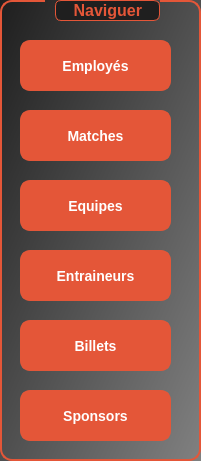
   <widget class="QGroupBox" name="groupBox_3">
    <property name="geometry">
     <rect>
      <x>10</x>
      <y>10</y>
      <width>201</width>
      <height>461</height>
     </rect>
    </property>
    <property name="styleSheet">
     <string notr="true">QGroupBox {
    border: 2px solid #E45638;  /* Border color */
    border-radius: 12px;         /* Rounded corners */
    padding: 20px;               /* Padding inside the box */
    background: qlineargradient(x1: 0, y1: 0, x2: 1, y2: 1, stop: 0 #1f1f1f, stop: 1 #808080);  /* Gradient background */
    font-size: 16px;             /* Font size for the text */
    font-weight: bold;           /* Font weight */
    color: #ffffff;              /* Text color */
    box-shadow: 0 4px 10px rgba(0, 0, 0, 0.3);  /* Shadow effect */
    transition: all 0.5s ease-in-out;   /* Smooth transition for all properties */
    transform-origin: center;   /* Set the origin for transformation */
}

QGroupBox:hover {
    border: 2px solid #D14829;   /* Change border color on hover */
    background: qlineargradient(x1: 0, y1: 0, x2: 1, y2: 1, stop: 0 #D14829, stop: 1 #808080);  /* Change gradient on hover */
    box-shadow: 0 6px 20px rgba(0, 0, 0, 0.5);  /* Increase shadow on hover */
    transform: scale(1.05) rotate(5deg);  /* Slight scale and rotation animation */
    filter: brightness(1.1); /* Slightly brighten the background */
}

QGroupBox:pressed {
    background: qlineargradient(x1: 0, y1: 0, x2: 1, y2: 1, stop: 0 #B23A24, stop: 1 #808080);  /* Change background when pressed */
    box-shadow: 0 4px 10px rgba(0, 0, 0, 0.3);  /* Return to normal shadow */
    transform: scale(0.95);  /* Slight shrinking effect on press */
}

QGroupBox::title {
    subcontrol-origin: margin;
    subcontrol-position: top center;
    font-size: 18px;             /* Title font size */
    color: #E45638;              /* Title text color */
    margin-left: 10px;           /* Slight margin to the left */
    padding: 0 10px;             /* Padding around the title */
    background: #1f1f1f;         /* Background for the title */
    border-radius: 6px;          /* Rounded title background */
    border: 1px solid #E45638;   /* Border color for the title */
    padding-left: 15px;          /* Padding for title text */
    transition: background-color 0.3s ease, border 0.3s ease, color 0.3s ease; /* Smooth transition for title */
}

QGroupBox::title:hover {
    background: #D14829;         /* Title background change on hover */
    border: 1px solid #D14829;    /* Title border color on hover */
    color: white;                /* Title text color on hover */
    transform: translateY(-5px); /* Title moves up a bit on hover */
}

QGroupBox::title:pressed {
    background: #B23A24;         /* Title background change on press */
    border: 1px solid #B23A24;    /* Title border color on press */
    color: white;                /* Title text color on press */
    transform: translateY(5px);  /* Title moves down a bit on press */
}

QGroupBox:hover {
    border: 2px solid #D14829;   /* Hover border color */
    box-shadow: 0 0 15px #D14829; /* Glowing shadow effect */
    transform: scale(1.05) rotate(5deg);  /* Scaling and rotating on hover */
    filter: brightness(1.1); /* Slightly brighten */
}</string>
    </property>
    <property name="title">
     <string>Naviguer </string>
    </property>
    <widget class="QPushButton" name="Billets_3">
     <property name="geometry">
      <rect>
       <x>20</x>
       <y>320</y>
       <width>151</width>
       <height>51</height>
      </rect>
     </property>
     <property name="styleSheet">
      <string notr="true">QPushButton {
    background-color: #E45638;        /* Button background color */
    color: white;                     /* Text color */
    border: 2px solid #E45638;        /* Border color */
    border-radius: 10px;              /* Rounded corners */
    padding: 12px 24px;               /* Padding for the button */
    font-size: 14px;                  /* Smaller font size */
    font-weight: bold;                /* Font weight */
    text-align: center;               /* Text alignment */
    transition: all 0.3s ease-in-out;  /* Smooth transition for all properties */
    box-shadow: 0 4px 12px rgba(0, 0, 0, 0.2);  /* Initial shadow */
}

QPushButton:hover {
    background-color: #D14829;        /* Background color when hovered */
    border: 2px solid #D14829;        /* Border color when hovered */
    color: white;                     /* Text color when hovered */
    cursor: pointer;                 /* Cursor becomes pointer */
    transform: scale(1.1);            /* Slightly scale the button */
    box-shadow: 0 6px 20px rgba(0, 0, 0, 0.3);  /* Increase shadow on hover */
    filter: brightness(1.2);          /* Brighten the button */
}

QPushButton:pressed {
    background-color: #B23A24;        /* Background color when pressed */
    border: 2px solid #B23A24;        /* Border color when pressed */
    color: white;                     /* Text color when pressed */
    transform: scale(0.95);           /* Slight shrinking effect */
    box-shadow: 0 4px 8px rgba(0, 0, 0, 0.15);  /* Decrease shadow on press */
}

QPushButton:disabled {
    background-color: #e0e0e0;        /* Background color when disabled */
    color: #b0b0b0;                   /* Text color when disabled */
    border: 2px solid #e0e0e0;        /* Border color when disabled */
    cursor: not-allowed;              /* Cursor when disabled */
    box-shadow: none;                 /* No shadow when disabled */
}

QPushButton::icon {
    padding-left: 8px;                /* Icon padding */
    padding-right: 8px;               /* Icon padding */
}

QPushButton::hover {
    background-color: #D14829;        /* Background color on hover */
    color: white;                     /* Text color on hover */
    border: 2px solid #D14829;        /* Border color on hover */
    transform: scale(1.1);            /* Scaling on hover */
    box-shadow: 0 6px 20px rgba(0, 0, 0, 0.3);  /* Glowing effect on hover */
}
</string>
     </property>
     <property name="text">
      <string>Billets</string>
     </property>
    </widget>
    <widget class="QPushButton" name="Matches_3">
     <property name="geometry">
      <rect>
       <x>20</x>
       <y>110</y>
       <width>151</width>
       <height>51</height>
      </rect>
     </property>
     <property name="styleSheet">
      <string notr="true">QPushButton {
    background-color: #E45638;        /* Button background color */
    color: white;                     /* Text color */
    border: 2px solid #E45638;        /* Border color */
    border-radius: 10px;              /* Rounded corners */
    padding: 12px 24px;               /* Padding for the button */
    font-size: 14px;                  /* Smaller font size */
    font-weight: bold;                /* Font weight */
    text-align: center;               /* Text alignment */
    transition: all 0.3s ease-in-out;  /* Smooth transition for all properties */
    box-shadow: 0 4px 12px rgba(0, 0, 0, 0.2);  /* Initial shadow */
}

QPushButton:hover {
    background-color: #D14829;        /* Background color when hovered */
    border: 2px solid #D14829;        /* Border color when hovered */
    color: white;                     /* Text color when hovered */
    cursor: pointer;                 /* Cursor becomes pointer */
    transform: scale(1.1);            /* Slightly scale the button */
    box-shadow: 0 6px 20px rgba(0, 0, 0, 0.3);  /* Increase shadow on hover */
    filter: brightness(1.2);          /* Brighten the button */
}

QPushButton:pressed {
    background-color: #B23A24;        /* Background color when pressed */
    border: 2px solid #B23A24;        /* Border color when pressed */
    color: white;                     /* Text color when pressed */
    transform: scale(0.95);           /* Slight shrinking effect */
    box-shadow: 0 4px 8px rgba(0, 0, 0, 0.15);  /* Decrease shadow on press */
}

QPushButton:disabled {
    background-color: #e0e0e0;        /* Background color when disabled */
    color: #b0b0b0;                   /* Text color when disabled */
    border: 2px solid #e0e0e0;        /* Border color when disabled */
    cursor: not-allowed;              /* Cursor when disabled */
    box-shadow: none;                 /* No shadow when disabled */
}

QPushButton::icon {
    padding-left: 8px;                /* Icon padding */
    padding-right: 8px;               /* Icon padding */
}

QPushButton::hover {
    background-color: #D14829;        /* Background color on hover */
    color: white;                     /* Text color on hover */
    border: 2px solid #D14829;        /* Border color on hover */
    transform: scale(1.1);            /* Scaling on hover */
    box-shadow: 0 6px 20px rgba(0, 0, 0, 0.3);  /* Glowing effect on hover */
}
</string>
     </property>
     <property name="text">
      <string>Matches</string>
     </property>
    </widget>
    <widget class="QPushButton" name="Equipes_3">
     <property name="geometry">
      <rect>
       <x>20</x>
       <y>180</y>
       <width>151</width>
       <height>51</height>
      </rect>
     </property>
     <property name="styleSheet">
      <string notr="true">QPushButton {
    background-color: #E45638;        /* Button background color */
    color: white;                     /* Text color */
    border: 2px solid #E45638;        /* Border color */
    border-radius: 10px;              /* Rounded corners */
    padding: 12px 24px;               /* Padding for the button */
    font-size: 14px;                  /* Smaller font size */
    font-weight: bold;                /* Font weight */
    text-align: center;               /* Text alignment */
    transition: all 0.3s ease-in-out;  /* Smooth transition for all properties */
    box-shadow: 0 4px 12px rgba(0, 0, 0, 0.2);  /* Initial shadow */
}

QPushButton:hover {
    background-color: #D14829;        /* Background color when hovered */
    border: 2px solid #D14829;        /* Border color when hovered */
    color: white;                     /* Text color when hovered */
    cursor: pointer;                 /* Cursor becomes pointer */
    transform: scale(1.1);            /* Slightly scale the button */
    box-shadow: 0 6px 20px rgba(0, 0, 0, 0.3);  /* Increase shadow on hover */
    filter: brightness(1.2);          /* Brighten the button */
}

QPushButton:pressed {
    background-color: #B23A24;        /* Background color when pressed */
    border: 2px solid #B23A24;        /* Border color when pressed */
    color: white;                     /* Text color when pressed */
    transform: scale(0.95);           /* Slight shrinking effect */
    box-shadow: 0 4px 8px rgba(0, 0, 0, 0.15);  /* Decrease shadow on press */
}

QPushButton:disabled {
    background-color: #e0e0e0;        /* Background color when disabled */
    color: #b0b0b0;                   /* Text color when disabled */
    border: 2px solid #e0e0e0;        /* Border color when disabled */
    cursor: not-allowed;              /* Cursor when disabled */
    box-shadow: none;                 /* No shadow when disabled */
}

QPushButton::icon {
    padding-left: 8px;                /* Icon padding */
    padding-right: 8px;               /* Icon padding */
}

QPushButton::hover {
    background-color: #D14829;        /* Background color on hover */
    color: white;                     /* Text color on hover */
    border: 2px solid #D14829;        /* Border color on hover */
    transform: scale(1.1);            /* Scaling on hover */
    box-shadow: 0 6px 20px rgba(0, 0, 0, 0.3);  /* Glowing effect on hover */
}
</string>
     </property>
     <property name="text">
      <string>Equipes</string>
     </property>
    </widget>
    <widget class="QPushButton" name="Sponsors_3">
     <property name="geometry">
      <rect>
       <x>20</x>
       <y>390</y>
       <width>151</width>
       <height>51</height>
      </rect>
     </property>
     <property name="styleSheet">
      <string notr="true">QPushButton {
    background-color: #E45638;        /* Button background color */
    color: white;                     /* Text color */
    border: 2px solid #E45638;        /* Border color */
    border-radius: 10px;              /* Rounded corners */
    padding: 12px 24px;               /* Padding for the button */
    font-size: 14px;                  /* Smaller font size */
    font-weight: bold;                /* Font weight */
    text-align: center;               /* Text alignment */
    transition: all 0.3s ease-in-out;  /* Smooth transition for all properties */
    box-shadow: 0 4px 12px rgba(0, 0, 0, 0.2);  /* Initial shadow */
}

QPushButton:hover {
    background-color: #D14829;        /* Background color when hovered */
    border: 2px solid #D14829;        /* Border color when hovered */
    color: white;                     /* Text color when hovered */
    cursor: pointer;                 /* Cursor becomes pointer */
    transform: scale(1.1);            /* Slightly scale the button */
    box-shadow: 0 6px 20px rgba(0, 0, 0, 0.3);  /* Increase shadow on hover */
    filter: brightness(1.2);          /* Brighten the button */
}

QPushButton:pressed {
    background-color: #B23A24;        /* Background color when pressed */
    border: 2px solid #B23A24;        /* Border color when pressed */
    color: white;                     /* Text color when pressed */
    transform: scale(0.95);           /* Slight shrinking effect */
    box-shadow: 0 4px 8px rgba(0, 0, 0, 0.15);  /* Decrease shadow on press */
}

QPushButton:disabled {
    background-color: #e0e0e0;        /* Background color when disabled */
    color: #b0b0b0;                   /* Text color when disabled */
    border: 2px solid #e0e0e0;        /* Border color when disabled */
    cursor: not-allowed;              /* Cursor when disabled */
    box-shadow: none;                 /* No shadow when disabled */
}

QPushButton::icon {
    padding-left: 8px;                /* Icon padding */
    padding-right: 8px;               /* Icon padding */
}

QPushButton::hover {
    background-color: #D14829;        /* Background color on hover */
    color: white;                     /* Text color on hover */
    border: 2px solid #D14829;        /* Border color on hover */
    transform: scale(1.1);            /* Scaling on hover */
    box-shadow: 0 6px 20px rgba(0, 0, 0, 0.3);  /* Glowing effect on hover */
}
</string>
     </property>
     <property name="text">
      <string>Sponsors</string>
     </property>
    </widget>
    <widget class="QPushButton" name="Employes_2">
     <property name="geometry">
      <rect>
       <x>20</x>
       <y>40</y>
       <width>151</width>
       <height>51</height>
      </rect>
     </property>
     <property name="styleSheet">
      <string notr="true">QPushButton {
    background-color: #E45638;        /* Button background color */
    color: white;                     /* Text color */
    border: 2px solid #E45638;        /* Border color */
    border-radius: 10px;              /* Rounded corners */
    padding: 12px 24px;               /* Padding for the button */
    font-size: 14px;                  /* Smaller font size */
    font-weight: bold;                /* Font weight */
    text-align: center;               /* Text alignment */
    transition: all 0.3s ease-in-out;  /* Smooth transition for all properties */
    box-shadow: 0 4px 12px rgba(0, 0, 0, 0.2);  /* Initial shadow */
}

QPushButton:hover {
    background-color: #D14829;        /* Background color when hovered */
    border: 2px solid #D14829;        /* Border color when hovered */
    color: white;                     /* Text color when hovered */
    cursor: pointer;                 /* Cursor becomes pointer */
    transform: scale(1.1);            /* Slightly scale the button */
    box-shadow: 0 6px 20px rgba(0, 0, 0, 0.3);  /* Increase shadow on hover */
    filter: brightness(1.2);          /* Brighten the button */
}

QPushButton:pressed {
    background-color: #B23A24;        /* Background color when pressed */
    border: 2px solid #B23A24;        /* Border color when pressed */
    color: white;                     /* Text color when pressed */
    transform: scale(0.95);           /* Slight shrinking effect */
    box-shadow: 0 4px 8px rgba(0, 0, 0, 0.15);  /* Decrease shadow on press */
}

QPushButton:disabled {
    background-color: #e0e0e0;        /* Background color when disabled */
    color: #b0b0b0;                   /* Text color when disabled */
    border: 2px solid #e0e0e0;        /* Border color when disabled */
    cursor: not-allowed;              /* Cursor when disabled */
    box-shadow: none;                 /* No shadow when disabled */
}

QPushButton::icon {
    padding-left: 8px;                /* Icon padding */
    padding-right: 8px;               /* Icon padding */
}

QPushButton::hover {
    background-color: #D14829;        /* Background color on hover */
    color: white;                     /* Text color on hover */
    border: 2px solid #D14829;        /* Border color on hover */
    transform: scale(1.1);            /* Scaling on hover */
    box-shadow: 0 6px 20px rgba(0, 0, 0, 0.3);  /* Glowing effect on hover */
}
</string>
     </property>
     <property name="text">
      <string>Employés</string>
     </property>
    </widget>
    <widget class="QPushButton" name="Entraineurs_3">
     <property name="geometry">
      <rect>
       <x>20</x>
       <y>250</y>
       <width>151</width>
       <height>51</height>
      </rect>
     </property>
     <property name="styleSheet">
      <string notr="true">QPushButton {
    background-color: #E45638;        /* Button background color */
    color: white;                     /* Text color */
    border: 2px solid #E45638;        /* Border color */
    border-radius: 10px;              /* Rounded corners */
    padding: 12px 24px;               /* Padding for the button */
    font-size: 14px;                  /* Smaller font size */
    font-weight: bold;                /* Font weight */
    text-align: center;               /* Text alignment */
    transition: all 0.3s ease-in-out;  /* Smooth transition for all properties */
    box-shadow: 0 4px 12px rgba(0, 0, 0, 0.2);  /* Initial shadow */
}

QPushButton:hover {
    background-color: #D14829;        /* Background color when hovered */
    border: 2px solid #D14829;        /* Border color when hovered */
    color: white;                     /* Text color when hovered */
    cursor: pointer;                 /* Cursor becomes pointer */
    transform: scale(1.1);            /* Slightly scale the button */
    box-shadow: 0 6px 20px rgba(0, 0, 0, 0.3);  /* Increase shadow on hover */
    filter: brightness(1.2);          /* Brighten the button */
}

QPushButton:pressed {
    background-color: #B23A24;        /* Background color when pressed */
    border: 2px solid #B23A24;        /* Border color when pressed */
    color: white;                     /* Text color when pressed */
    transform: scale(0.95);           /* Slight shrinking effect */
    box-shadow: 0 4px 8px rgba(0, 0, 0, 0.15);  /* Decrease shadow on press */
}

QPushButton:disabled {
    background-color: #e0e0e0;        /* Background color when disabled */
    color: #b0b0b0;                   /* Text color when disabled */
    border: 2px solid #e0e0e0;        /* Border color when disabled */
    cursor: not-allowed;              /* Cursor when disabled */
    box-shadow: none;                 /* No shadow when disabled */
}

QPushButton::icon {
    padding-left: 8px;                /* Icon padding */
    padding-right: 8px;               /* Icon padding */
}

QPushButton::hover {
    background-color: #D14829;        /* Background color on hover */
    color: white;                     /* Text color on hover */
    border: 2px solid #D14829;        /* Border color on hover */
    transform: scale(1.1);            /* Scaling on hover */
    box-shadow: 0 6px 20px rgba(0, 0, 0, 0.3);  /* Glowing effect on hover */
}
</string>
     </property>
     <property name="text">
      <string>Entraineurs</string>
     </property>
    </widget>
   </widget>
